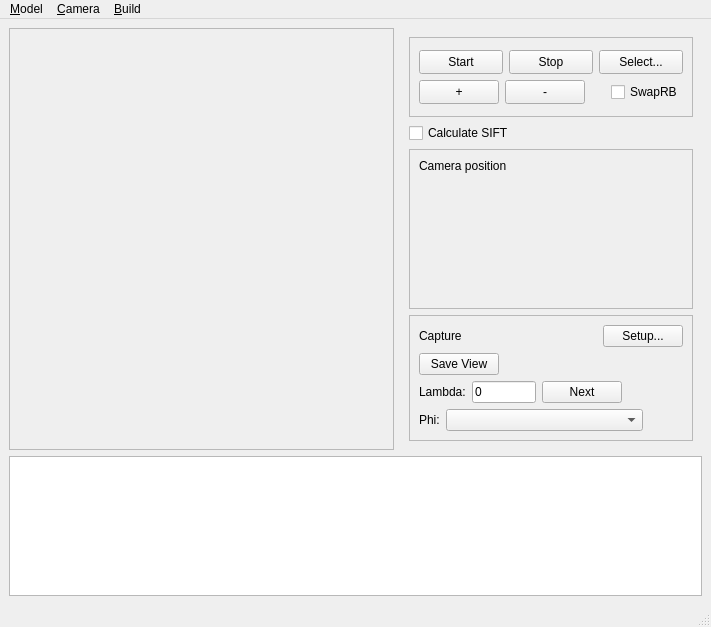
<?xml version="1.0" encoding="UTF-8"?>
<ui version="4.0">
 <class>ModelBuilder</class>
 <widget class="QMainWindow" name="ModelBuilder">
  <property name="geometry">
   <rect>
    <x>0</x>
    <y>0</y>
    <width>711</width>
    <height>609</height>
   </rect>
  </property>
  <property name="windowTitle">
   <string>Model Builder</string>
  </property>
  <widget class="QWidget" name="centralwidget">
   <layout class="QVBoxLayout" name="verticalLayout">
    <item>
     <layout class="QHBoxLayout" name="horizontalLayout_5">
      <item>
       <widget class="QScrollArea" name="scrollArea">
        <property name="sizePolicy">
         <sizepolicy hsizetype="Expanding" vsizetype="Expanding">
          <horstretch>1</horstretch>
          <verstretch>0</verstretch>
         </sizepolicy>
        </property>
        <property name="widgetResizable">
         <bool>true</bool>
        </property>
        <widget class="QWidget" name="scrollAreaWidgetContents">
         <property name="geometry">
          <rect>
           <x>0</x>
           <y>0</y>
           <width>446</width>
           <height>408</height>
          </rect>
         </property>
         <widget class="QLabel" name="cameraView">
          <property name="geometry">
           <rect>
            <x>10</x>
            <y>10</y>
            <width>31</width>
            <height>41</height>
           </rect>
          </property>
          <property name="sizePolicy">
           <sizepolicy hsizetype="Ignored" vsizetype="Ignored">
            <horstretch>1</horstretch>
            <verstretch>1</verstretch>
           </sizepolicy>
          </property>
          <property name="text">
           <string/>
          </property>
         </widget>
        </widget>
       </widget>
      </item>
      <item>
       <widget class="QWidget" name="widget" native="true">
        <property name="minimumSize">
         <size>
          <width>200</width>
          <height>0</height>
         </size>
        </property>
        <layout class="QVBoxLayout" name="verticalLayout_4">
         <item>
          <widget class="QFrame" name="frame">
           <property name="sizePolicy">
            <sizepolicy hsizetype="Preferred" vsizetype="Preferred">
             <horstretch>0</horstretch>
             <verstretch>0</verstretch>
            </sizepolicy>
           </property>
           <property name="minimumSize">
            <size>
             <width>0</width>
             <height>80</height>
            </size>
           </property>
           <property name="frameShape">
            <enum>QFrame::StyledPanel</enum>
           </property>
           <property name="frameShadow">
            <enum>QFrame::Raised</enum>
           </property>
           <layout class="QVBoxLayout" name="verticalLayout_2">
            <item>
             <layout class="QVBoxLayout" name="verticalLayout_6">
              <item>
               <layout class="QHBoxLayout" name="horizontalLayout_4">
                <item>
                 <widget class="QPushButton" name="btStartCamera">
                  <property name="minimumSize">
                   <size>
                    <width>0</width>
                    <height>24</height>
                   </size>
                  </property>
                  <property name="text">
                   <string>Start</string>
                  </property>
                 </widget>
                </item>
                <item>
                 <widget class="QPushButton" name="btStopCamera">
                  <property name="minimumSize">
                   <size>
                    <width>0</width>
                    <height>24</height>
                   </size>
                  </property>
                  <property name="text">
                   <string>Stop</string>
                  </property>
                 </widget>
                </item>
                <item>
                 <widget class="QPushButton" name="btSelectCamera">
                  <property name="minimumSize">
                   <size>
                    <width>0</width>
                    <height>24</height>
                   </size>
                  </property>
                  <property name="text">
                   <string>Select...</string>
                  </property>
                 </widget>
                </item>
               </layout>
              </item>
              <item>
               <layout class="QHBoxLayout" name="horizontalLayout_2">
                <item>
                 <widget class="QPushButton" name="btZoomIn">
                  <property name="minimumSize">
                   <size>
                    <width>0</width>
                    <height>24</height>
                   </size>
                  </property>
                  <property name="text">
                   <string>+</string>
                  </property>
                 </widget>
                </item>
                <item>
                 <widget class="QPushButton" name="btZoomOut">
                  <property name="minimumSize">
                   <size>
                    <width>0</width>
                    <height>24</height>
                   </size>
                  </property>
                  <property name="text">
                   <string>-</string>
                  </property>
                 </widget>
                </item>
                <item>
                 <spacer name="horizontalSpacer">
                  <property name="orientation">
                   <enum>Qt::Horizontal</enum>
                  </property>
                  <property name="sizeHint" stdset="0">
                   <size>
                    <width>20</width>
                    <height>20</height>
                   </size>
                  </property>
                 </spacer>
                </item>
                <item>
                 <widget class="QCheckBox" name="ckSwapRedBlue">
                  <property name="text">
                   <string>SwapRB</string>
                  </property>
                 </widget>
                </item>
               </layout>
              </item>
             </layout>
            </item>
           </layout>
          </widget>
         </item>
         <item>
          <layout class="QHBoxLayout" name="horizontalLayout_6">
           <item>
            <widget class="QCheckBox" name="ckCalcSift">
             <property name="text">
              <string>Calculate SIFT</string>
             </property>
            </widget>
           </item>
           <item>
            <spacer name="horizontalSpacer_7">
             <property name="orientation">
              <enum>Qt::Horizontal</enum>
             </property>
             <property name="sizeHint" stdset="0">
              <size>
               <width>40</width>
               <height>20</height>
              </size>
             </property>
            </spacer>
           </item>
          </layout>
         </item>
         <item>
          <spacer name="verticalSpacer">
           <property name="orientation">
            <enum>Qt::Vertical</enum>
           </property>
           <property name="sizeHint" stdset="0">
            <size>
             <width>20</width>
             <height>40</height>
            </size>
           </property>
          </spacer>
         </item>
         <item>
          <widget class="QFrame" name="frame_3">
           <property name="frameShape">
            <enum>QFrame::StyledPanel</enum>
           </property>
           <property name="frameShadow">
            <enum>QFrame::Raised</enum>
           </property>
           <layout class="QVBoxLayout" name="verticalLayout_5">
            <item>
             <widget class="QLabel" name="label_5">
              <property name="text">
               <string>Camera position</string>
              </property>
             </widget>
            </item>
            <item>
             <widget class="QWidget" name="wwCameraPlacement" native="true">
              <property name="minimumSize">
               <size>
                <width>0</width>
                <height>120</height>
               </size>
              </property>
             </widget>
            </item>
           </layout>
          </widget>
         </item>
         <item>
          <widget class="QFrame" name="frame_2">
           <property name="frameShape">
            <enum>QFrame::StyledPanel</enum>
           </property>
           <property name="frameShadow">
            <enum>QFrame::Raised</enum>
           </property>
           <layout class="QVBoxLayout" name="verticalLayout_3">
            <item>
             <layout class="QHBoxLayout" name="horizontalLayout_8">
              <item>
               <widget class="QLabel" name="label_4">
                <property name="text">
                 <string>Capture</string>
                </property>
               </widget>
              </item>
              <item>
               <spacer name="horizontalSpacer_5">
                <property name="orientation">
                 <enum>Qt::Horizontal</enum>
                </property>
                <property name="sizeHint" stdset="0">
                 <size>
                  <width>40</width>
                  <height>20</height>
                 </size>
                </property>
               </spacer>
              </item>
              <item>
               <widget class="QPushButton" name="btCaptureSetup">
                <property name="text">
                 <string>Setup...</string>
                </property>
               </widget>
              </item>
             </layout>
            </item>
            <item>
             <layout class="QHBoxLayout" name="horizontalLayout_3">
              <item>
               <widget class="QPushButton" name="btSaveView">
                <property name="text">
                 <string>Save View</string>
                </property>
               </widget>
              </item>
              <item>
               <spacer name="horizontalSpacer_4">
                <property name="orientation">
                 <enum>Qt::Horizontal</enum>
                </property>
                <property name="sizeHint" stdset="0">
                 <size>
                  <width>40</width>
                  <height>20</height>
                 </size>
                </property>
               </spacer>
              </item>
             </layout>
            </item>
            <item>
             <layout class="QHBoxLayout" name="horizontalLayout_7">
              <item>
               <widget class="QLabel" name="label_3">
                <property name="text">
                 <string>Lambda:</string>
                </property>
                <property name="buddy">
                 <cstring>txtLambda</cstring>
                </property>
               </widget>
              </item>
              <item>
               <widget class="QLineEdit" name="txtLambda">
                <property name="minimumSize">
                 <size>
                  <width>0</width>
                  <height>0</height>
                 </size>
                </property>
                <property name="maximumSize">
                 <size>
                  <width>64</width>
                  <height>16777215</height>
                 </size>
                </property>
                <property name="inputMask">
                 <string>000; </string>
                </property>
                <property name="text">
                 <string>0</string>
                </property>
                <property name="maxLength">
                 <number>3</number>
                </property>
               </widget>
              </item>
              <item>
               <widget class="QPushButton" name="btNextView">
                <property name="text">
                 <string>Next</string>
                </property>
               </widget>
              </item>
              <item>
               <spacer name="horizontalSpacer_3">
                <property name="orientation">
                 <enum>Qt::Horizontal</enum>
                </property>
                <property name="sizeHint" stdset="0">
                 <size>
                  <width>40</width>
                  <height>20</height>
                 </size>
                </property>
               </spacer>
              </item>
             </layout>
            </item>
            <item>
             <layout class="QHBoxLayout" name="horizontalLayout">
              <item>
               <widget class="QLabel" name="label">
                <property name="text">
                 <string>Phi:</string>
                </property>
                <property name="buddy">
                 <cstring>cbElevation</cstring>
                </property>
               </widget>
              </item>
              <item>
               <widget class="QComboBox" name="cbElevation">
                <property name="sizePolicy">
                 <sizepolicy hsizetype="Preferred" vsizetype="Fixed">
                  <horstretch>1</horstretch>
                  <verstretch>0</verstretch>
                 </sizepolicy>
                </property>
                <property name="editable">
                 <bool>false</bool>
                </property>
               </widget>
              </item>
              <item>
               <spacer name="horizontalSpacer_2">
                <property name="orientation">
                 <enum>Qt::Horizontal</enum>
                </property>
                <property name="sizeHint" stdset="0">
                 <size>
                  <width>40</width>
                  <height>20</height>
                 </size>
                </property>
               </spacer>
              </item>
             </layout>
            </item>
           </layout>
          </widget>
         </item>
        </layout>
       </widget>
      </item>
     </layout>
    </item>
    <item>
     <widget class="QListView" name="lsvImages">
      <property name="enabled">
       <bool>true</bool>
      </property>
      <property name="sizePolicy">
       <sizepolicy hsizetype="Expanding" vsizetype="Fixed">
        <horstretch>0</horstretch>
        <verstretch>0</verstretch>
       </sizepolicy>
      </property>
      <property name="minimumSize">
       <size>
        <width>0</width>
        <height>140</height>
       </size>
      </property>
      <property name="maximumSize">
       <size>
        <width>16777215</width>
        <height>160</height>
       </size>
      </property>
      <property name="iconSize">
       <size>
        <width>80</width>
        <height>60</height>
       </size>
      </property>
      <property name="isWrapping" stdset="0">
       <bool>false</bool>
      </property>
      <property name="spacing">
       <number>4</number>
      </property>
      <property name="viewMode">
       <enum>QListView::IconMode</enum>
      </property>
     </widget>
    </item>
   </layout>
   <zorder>lsvImages</zorder>
   <zorder></zorder>
  </widget>
  <widget class="QMenuBar" name="menubar">
   <property name="geometry">
    <rect>
     <x>0</x>
     <y>0</y>
     <width>711</width>
     <height>21</height>
    </rect>
   </property>
   <widget class="QMenu" name="menuModel">
    <property name="title">
     <string>&amp;Model</string>
    </property>
    <addaction name="actionOpen"/>
    <addaction name="actionNew"/>
    <addaction name="actionClose"/>
    <addaction name="separator"/>
    <addaction name="actionQuit"/>
   </widget>
   <widget class="QMenu" name="menuCamera">
    <property name="enabled">
     <bool>true</bool>
    </property>
    <property name="title">
     <string>&amp;Camera</string>
    </property>
    <addaction name="actionSelectCamera"/>
    <addaction name="actionStartCamera"/>
    <addaction name="actionStopCamera"/>
   </widget>
   <widget class="QMenu" name="menuBuild">
    <property name="title">
     <string>&amp;Build</string>
    </property>
    <addaction name="actUpdateModel"/>
    <addaction name="actRebuildModel"/>
   </widget>
   <addaction name="menuModel"/>
   <addaction name="menuCamera"/>
   <addaction name="menuBuild"/>
  </widget>
  <widget class="QStatusBar" name="statusbar"/>
  <action name="actionOpen">
   <property name="text">
    <string>Open</string>
   </property>
  </action>
  <action name="actionNew">
   <property name="text">
    <string>New</string>
   </property>
  </action>
  <action name="actionClose">
   <property name="text">
    <string>Close</string>
   </property>
  </action>
  <action name="actionQuit">
   <property name="text">
    <string>&amp;Quit</string>
   </property>
   <property name="toolTip">
    <string>Quit</string>
   </property>
   <property name="shortcut">
    <string>Ctrl+Q</string>
   </property>
  </action>
  <action name="actionSelectCamera">
   <property name="text">
    <string>&amp;Select ...</string>
   </property>
  </action>
  <action name="actionStartCamera">
   <property name="text">
    <string>S&amp;tart</string>
   </property>
  </action>
  <action name="actionStopCamera">
   <property name="text">
    <string>Sto&amp;p</string>
   </property>
  </action>
  <action name="actionLoadElevationPreviews">
   <property name="text">
    <string>Load Elevation Previews</string>
   </property>
  </action>
  <action name="actCaptureSetup">
   <property name="text">
    <string>Capture Setup...</string>
   </property>
  </action>
  <action name="actNextLambda">
   <property name="text">
    <string>Next Lambda</string>
   </property>
  </action>
  <action name="actSaveView">
   <property name="text">
    <string>Save view</string>
   </property>
  </action>
  <action name="actUpdateModel">
   <property name="text">
    <string>&amp;Update model</string>
   </property>
   <property name="toolTip">
    <string>Buid the model from current set of images</string>
   </property>
  </action>
  <action name="actRebuildModel">
   <property name="text">
    <string>&amp;Rebuild model</string>
   </property>
  </action>
 </widget>
 <resources/>
 <connections>
  <connection>
   <sender>btStartCamera</sender>
   <signal>clicked()</signal>
   <receiver>actionStartCamera</receiver>
   <slot>trigger()</slot>
   <hints>
    <hint type="sourcelabel">
     <x>572</x>
     <y>82</y>
    </hint>
    <hint type="destinationlabel">
     <x>-1</x>
     <y>-1</y>
    </hint>
   </hints>
  </connection>
  <connection>
   <sender>btStopCamera</sender>
   <signal>clicked()</signal>
   <receiver>actionStopCamera</receiver>
   <slot>trigger()</slot>
   <hints>
    <hint type="sourcelabel">
     <x>643</x>
     <y>82</y>
    </hint>
    <hint type="destinationlabel">
     <x>-1</x>
     <y>-1</y>
    </hint>
   </hints>
  </connection>
  <connection>
   <sender>btSelectCamera</sender>
   <signal>clicked()</signal>
   <receiver>actionSelectCamera</receiver>
   <slot>trigger()</slot>
   <hints>
    <hint type="sourcelabel">
     <x>726</x>
     <y>82</y>
    </hint>
    <hint type="destinationlabel">
     <x>-1</x>
     <y>-1</y>
    </hint>
   </hints>
  </connection>
  <connection>
   <sender>cbElevation</sender>
   <signal>currentIndexChanged(int)</signal>
   <receiver>actionLoadElevationPreviews</receiver>
   <slot>trigger()</slot>
   <hints>
    <hint type="sourcelabel">
     <x>682</x>
     <y>375</y>
    </hint>
    <hint type="destinationlabel">
     <x>-1</x>
     <y>-1</y>
    </hint>
   </hints>
  </connection>
  <connection>
   <sender>btCaptureSetup</sender>
   <signal>clicked()</signal>
   <receiver>actCaptureSetup</receiver>
   <slot>trigger()</slot>
   <hints>
    <hint type="sourcelabel">
     <x>688</x>
     <y>272</y>
    </hint>
    <hint type="destinationlabel">
     <x>-1</x>
     <y>-1</y>
    </hint>
   </hints>
  </connection>
  <connection>
   <sender>btNextView</sender>
   <signal>clicked()</signal>
   <receiver>actNextLambda</receiver>
   <slot>trigger()</slot>
   <hints>
    <hint type="sourcelabel">
     <x>654</x>
     <y>332</y>
    </hint>
    <hint type="destinationlabel">
     <x>-1</x>
     <y>-1</y>
    </hint>
   </hints>
  </connection>
  <connection>
   <sender>btSaveView</sender>
   <signal>clicked()</signal>
   <receiver>actSaveView</receiver>
   <slot>trigger()</slot>
   <hints>
    <hint type="sourcelabel">
     <x>549</x>
     <y>302</y>
    </hint>
    <hint type="destinationlabel">
     <x>-1</x>
     <y>-1</y>
    </hint>
   </hints>
  </connection>
 </connections>
</ui>
